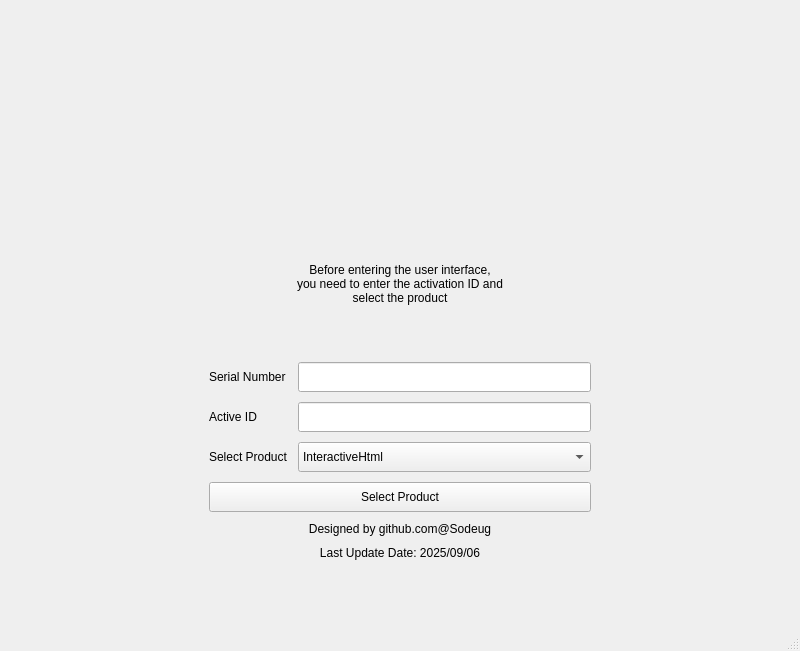
<?xml version="1.0" encoding="UTF-8"?>
<ui version="4.0">
 <class>MainWindow</class>
 <widget class="QMainWindow" name="MainWindow">
  <property name="geometry">
   <rect>
    <x>0</x>
    <y>0</y>
    <width>800</width>
    <height>651</height>
   </rect>
  </property>
  <property name="windowTitle">
   <string>MainWindow</string>
  </property>
  <widget class="QWidget" name="centralwidget">
   <layout class="QGridLayout" name="gridLayout">
    <item row="0" column="1">
     <widget class="QStackedWidget" name="stackedWidget">
      <widget class="QWidget" name="PendingActivation">
       <layout class="QGridLayout" name="gridLayout_5">
        <property name="leftMargin">
         <number>200</number>
        </property>
        <property name="topMargin">
         <number>60</number>
        </property>
        <property name="rightMargin">
         <number>200</number>
        </property>
        <property name="bottomMargin">
         <number>60</number>
        </property>
        <property name="spacing">
         <number>10</number>
        </property>
        <item row="0" column="0">
         <layout class="QVBoxLayout" name="verticalLayout_ProductSelect">
          <item>
           <widget class="QLabel" name="product_emoji">
            <property name="text">
             <string/>
            </property>
            <property name="pixmap">
             <pixmap>src/PendingActivation.png</pixmap>
            </property>
            <property name="alignment">
             <set>Qt::AlignmentFlag::AlignCenter</set>
            </property>
           </widget>
          </item>
          <item>
           <widget class="QLabel" name="label_info">
            <property name="text">
             <string>Before entering the user interface, 
you need to enter the activation ID and 
select the product</string>
            </property>
            <property name="alignment">
             <set>Qt::AlignmentFlag::AlignCenter</set>
            </property>
           </widget>
          </item>
          <item>
           <layout class="QGridLayout" name="gridLayout_4">
            <property name="spacing">
             <number>10</number>
            </property>
            <item row="1" column="1">
             <widget class="QLineEdit" name="lineEdit_ActiveID">
              <property name="minimumSize">
               <size>
                <width>0</width>
                <height>30</height>
               </size>
              </property>
             </widget>
            </item>
            <item row="0" column="1">
             <widget class="QLineEdit" name="lineEdit_PendingIdentityID">
              <property name="minimumSize">
               <size>
                <width>0</width>
                <height>30</height>
               </size>
              </property>
             </widget>
            </item>
            <item row="2" column="0">
             <widget class="QLabel" name="label_SelectProduct">
              <property name="minimumSize">
               <size>
                <width>0</width>
                <height>30</height>
               </size>
              </property>
              <property name="text">
               <string>Select Product</string>
              </property>
             </widget>
            </item>
            <item row="0" column="0">
             <widget class="QLabel" name="label_PendingIdentityID">
              <property name="minimumSize">
               <size>
                <width>0</width>
                <height>30</height>
               </size>
              </property>
              <property name="text">
               <string>Serial Number</string>
              </property>
             </widget>
            </item>
            <item row="4" column="0" colspan="2">
             <widget class="QLabel" name="label_Author">
              <property name="text">
               <string>Designed by github.com@Sodeug</string>
              </property>
              <property name="alignment">
               <set>Qt::AlignmentFlag::AlignCenter</set>
              </property>
             </widget>
            </item>
            <item row="3" column="0" colspan="2">
             <widget class="QPushButton" name="pushButton_SelectProduct">
              <property name="minimumSize">
               <size>
                <width>0</width>
                <height>30</height>
               </size>
              </property>
              <property name="text">
               <string>Select Product</string>
              </property>
             </widget>
            </item>
            <item row="5" column="0" colspan="2">
             <widget class="QLabel" name="label_LastUpdate">
              <property name="text">
               <string>Last Update Date: 2025/09/06</string>
              </property>
              <property name="alignment">
               <set>Qt::AlignmentFlag::AlignCenter</set>
              </property>
             </widget>
            </item>
            <item row="2" column="1">
             <widget class="QComboBox" name="comboBox_SelectProduct">
              <property name="minimumSize">
               <size>
                <width>0</width>
                <height>30</height>
               </size>
              </property>
              <item>
               <property name="text">
                <string>InteractiveHtml</string>
               </property>
              </item>
             </widget>
            </item>
            <item row="1" column="0">
             <widget class="QLabel" name="label_ActiveID">
              <property name="minimumSize">
               <size>
                <width>0</width>
                <height>30</height>
               </size>
              </property>
              <property name="text">
               <string>Active ID</string>
              </property>
             </widget>
            </item>
           </layout>
          </item>
         </layout>
        </item>
       </layout>
      </widget>
      <widget class="QWidget" name="InteractiveHtmlSetup">
       <layout class="QGridLayout" name="gridLayout_3">
        <item row="0" column="1">
         <layout class="QVBoxLayout" name="verticalLayout">
          <property name="leftMargin">
           <number>160</number>
          </property>
          <property name="topMargin">
           <number>20</number>
          </property>
          <property name="rightMargin">
           <number>160</number>
          </property>
          <property name="bottomMargin">
           <number>60</number>
          </property>
          <item>
           <layout class="QVBoxLayout" name="verticalLayout_setup">
            <item>
             <widget class="QLabel" name="label_Emoji">
              <property name="text">
               <string/>
              </property>
              <property name="pixmap">
               <pixmap>src/welcom.png</pixmap>
              </property>
              <property name="alignment">
               <set>Qt::AlignmentFlag::AlignCenter</set>
              </property>
              <property name="wordWrap">
               <bool>true</bool>
              </property>
             </widget>
            </item>
            <item>
             <widget class="QLabel" name="label_status">
              <property name="text">
               <string>Status: Ready...</string>
              </property>
              <property name="alignment">
               <set>Qt::AlignmentFlag::AlignCenter</set>
              </property>
             </widget>
            </item>
            <item>
             <layout class="QGridLayout" name="gridLayout_2">
              <property name="spacing">
               <number>10</number>
              </property>
              <item row="1" column="1">
               <widget class="QLineEdit" name="lineEdit_InteractiveHtmlBomID">
                <property name="minimumSize">
                 <size>
                  <width>0</width>
                  <height>30</height>
                 </size>
                </property>
               </widget>
              </item>
              <item row="0" column="1">
               <widget class="QLineEdit" name="lineEdit_CadenceDirectory">
                <property name="minimumSize">
                 <size>
                  <width>0</width>
                  <height>30</height>
                 </size>
                </property>
               </widget>
              </item>
              <item row="3" column="0">
               <widget class="QLabel" name="label_PatchID">
                <property name="minimumSize">
                 <size>
                  <width>0</width>
                  <height>30</height>
                 </size>
                </property>
                <property name="text">
                 <string>Patch ID</string>
                </property>
               </widget>
              </item>
              <item row="0" column="0">
               <widget class="QLabel" name="label_CadenceDirectory">
                <property name="minimumSize">
                 <size>
                  <width>0</width>
                  <height>30</height>
                 </size>
                </property>
                <property name="text">
                 <string>Cadence Directory</string>
                </property>
               </widget>
              </item>
              <item row="1" column="0">
               <widget class="QLabel" name="label_InteractiveHtmlBomID">
                <property name="minimumSize">
                 <size>
                  <width>0</width>
                  <height>30</height>
                 </size>
                </property>
                <property name="text">
                 <string>InteractiveHtmlBom ID</string>
                </property>
               </widget>
              </item>
              <item row="2" column="1">
               <widget class="QLineEdit" name="lineEdit_exportJsonID">
                <property name="minimumSize">
                 <size>
                  <width>0</width>
                  <height>30</height>
                 </size>
                </property>
               </widget>
              </item>
              <item row="2" column="0">
               <widget class="QLabel" name="label_exportJsonID">
                <property name="minimumSize">
                 <size>
                  <width>0</width>
                  <height>30</height>
                 </size>
                </property>
                <property name="text">
                 <string>exportJson ID</string>
                </property>
               </widget>
              </item>
              <item row="3" column="1">
               <widget class="QLineEdit" name="lineEdit_PatchID">
                <property name="minimumSize">
                 <size>
                  <width>0</width>
                  <height>30</height>
                 </size>
                </property>
               </widget>
              </item>
             </layout>
            </item>
            <item>
             <widget class="QPushButton" name="pushButton_CheckEnvironment">
              <property name="minimumSize">
               <size>
                <width>80</width>
                <height>40</height>
               </size>
              </property>
              <property name="font">
               <font>
                <bold>false</bold>
                <underline>false</underline>
               </font>
              </property>
              <property name="cursor">
               <cursorShape>PointingHandCursor</cursorShape>
              </property>
              <property name="mouseTracking">
               <bool>true</bool>
              </property>
              <property name="layoutDirection">
               <enum>Qt::LayoutDirection::LeftToRight</enum>
              </property>
              <property name="text">
               <string extracomment="检测环境">Check Environment</string>
              </property>
              <property name="shortcut">
               <string>Ctrl+S</string>
              </property>
              <property name="checkable">
               <bool>false</bool>
              </property>
             </widget>
            </item>
            <item>
             <widget class="QPushButton" name="pushButton_InstallPatch">
              <property name="minimumSize">
               <size>
                <width>80</width>
                <height>40</height>
               </size>
              </property>
              <property name="text">
               <string>Install</string>
              </property>
              <property name="checkable">
               <bool>false</bool>
              </property>
              <property name="checked">
               <bool>false</bool>
              </property>
             </widget>
            </item>
            <item>
             <widget class="QLabel" name="CadenceInteractiveHtmlAbout">
              <property name="text">
               <string>UI
github@SoDebug
Credits
github@openscopeproject\InteractiveHtmlBom
github@juulsA\exportJson</string>
              </property>
              <property name="alignment">
               <set>Qt::AlignmentFlag::AlignCenter</set>
              </property>
             </widget>
            </item>
           </layout>
          </item>
         </layout>
        </item>
       </layout>
      </widget>
     </widget>
    </item>
   </layout>
  </widget>
  <widget class="QMenuBar" name="menubar">
   <property name="geometry">
    <rect>
     <x>0</x>
     <y>0</y>
     <width>800</width>
     <height>33</height>
    </rect>
   </property>
  </widget>
  <widget class="QStatusBar" name="statusbar"/>
 </widget>
 <resources/>
 <connections/>
</ui>
